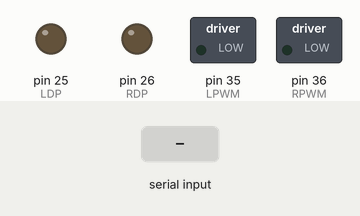
Bench run of a sketch on a simulated Arduino Mega 2560, built with avr-gcc and run on an emulated ATmega2560. Shown: switched loads named in the sketch (green lamp = pin HIGH), output pins drawn as LEDs (lit = HIGH). The test bench sets the inputs (shaded band).

Above: at 1.2 s.
1.3 s: "b" received over the second serial link
At 2.7 s:
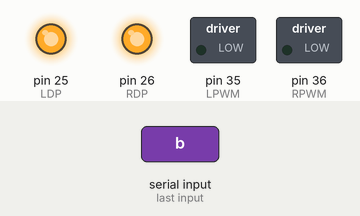
3.8 s: "f" received over the second serial link
At 5.8 s:
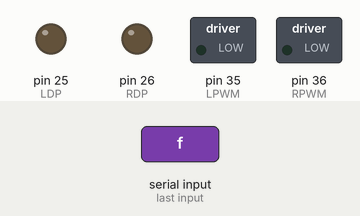
Timing chart, 0 to 7.3 s (numbered marks = the images above; inputs shaded):
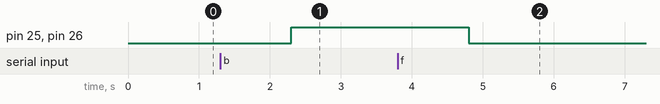

Measured:
- after the input at 1.3 s, pin 25 (LDP), pin 26 (RDP): LOW → HIGH after 1.0 s
- after the input at 3.8 s, pin 25 (LDP), pin 26 (RDP): HIGH → LOW after 1.0 s

The sketch:

Aman_____ROBOT_BY_BT.ino
```cpp
#define LDP 25
#define RDP 26
#define LSP 31
#define RSP 32
#define LPWM 35
#define RPWM 36
void setup() {
pinMode(LDP,OUTPUT);
pinMode(RDP,OUTPUT);
digitalWrite(LSP,HIGH);
digitalWrite(RSP,HIGH);
Serial.begin(9600);
Serial1.begin(9600);
}
char x[10];
void loop() {
  if(Serial1.available())
  {
 Serial1.readBytes(x,9);
   x[9]='\0';
  switch(x[0])
  {
    case 'f' : digitalWrite(LDP,LOW);
               digitalWrite(RDP,LOW);
               analogWrite(LPWM,50);
               analogWrite(RPWM,50);
               delay(1000);
               break;


     case 'b' : digitalWrite(LDP,HIGH);
               digitalWrite(RDP,HIGH);
               analogWrite(LPWM,50);
               analogWrite(RPWM,50);
               delay(1000);
               break;

      case 'r' : digitalWrite(LDP,LOW);
               digitalWrite(RDP,LOW);
               analogWrite(LPWM,50);
               analogWrite(RPWM,0);
               delay(1000);
               break;

      case 'l' : digitalWrite(LDP,LOW);
               digitalWrite(RDP,LOW);
               analogWrite(LPWM,0);
               analogWrite(RPWM,50);
               delay(1000);
               break;

      case 's' : digitalWrite(LDP,LOW);
               digitalWrite(RDP,LOW);
               analogWrite(LPWM,0);
               analogWrite(RPWM,0);
               delay(1000);
               break;
  }
}
}
```
